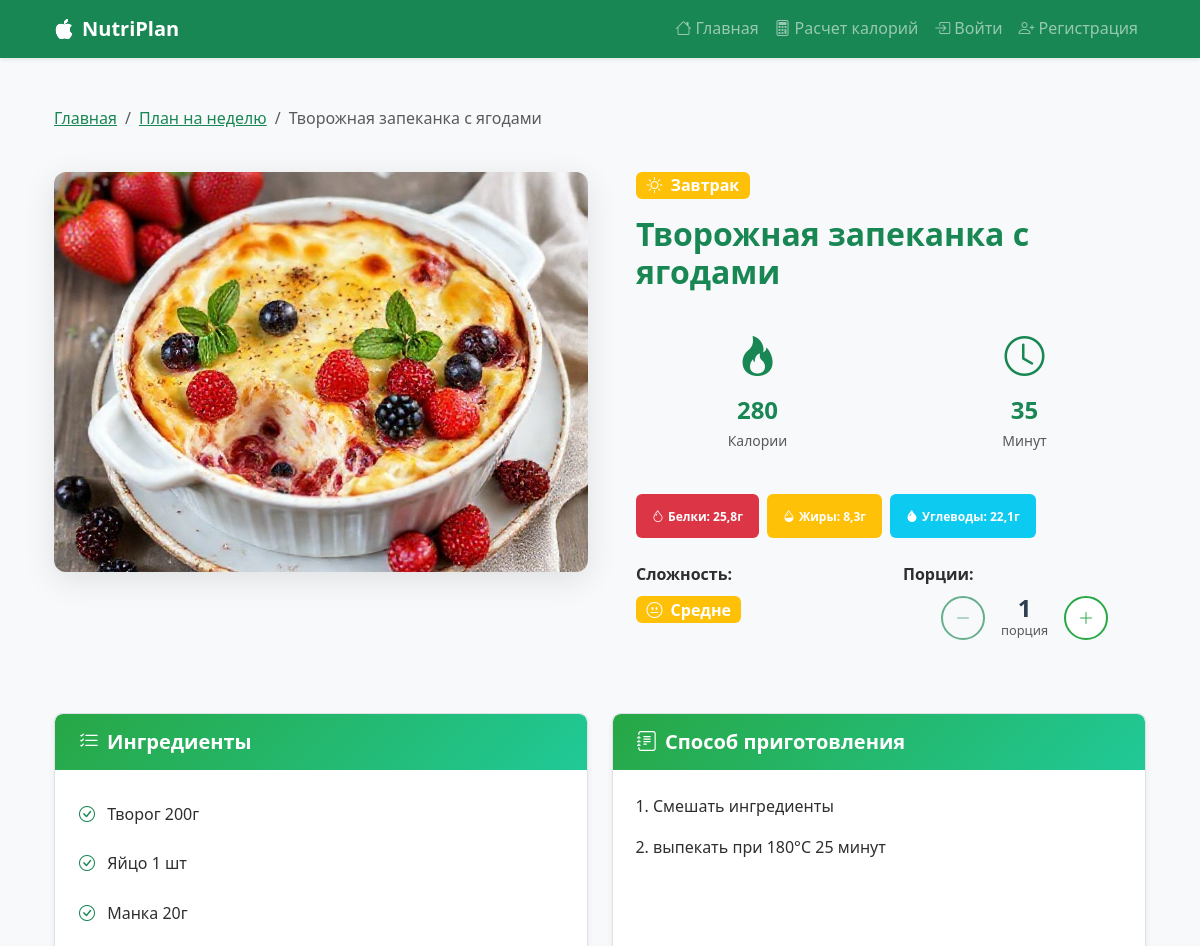
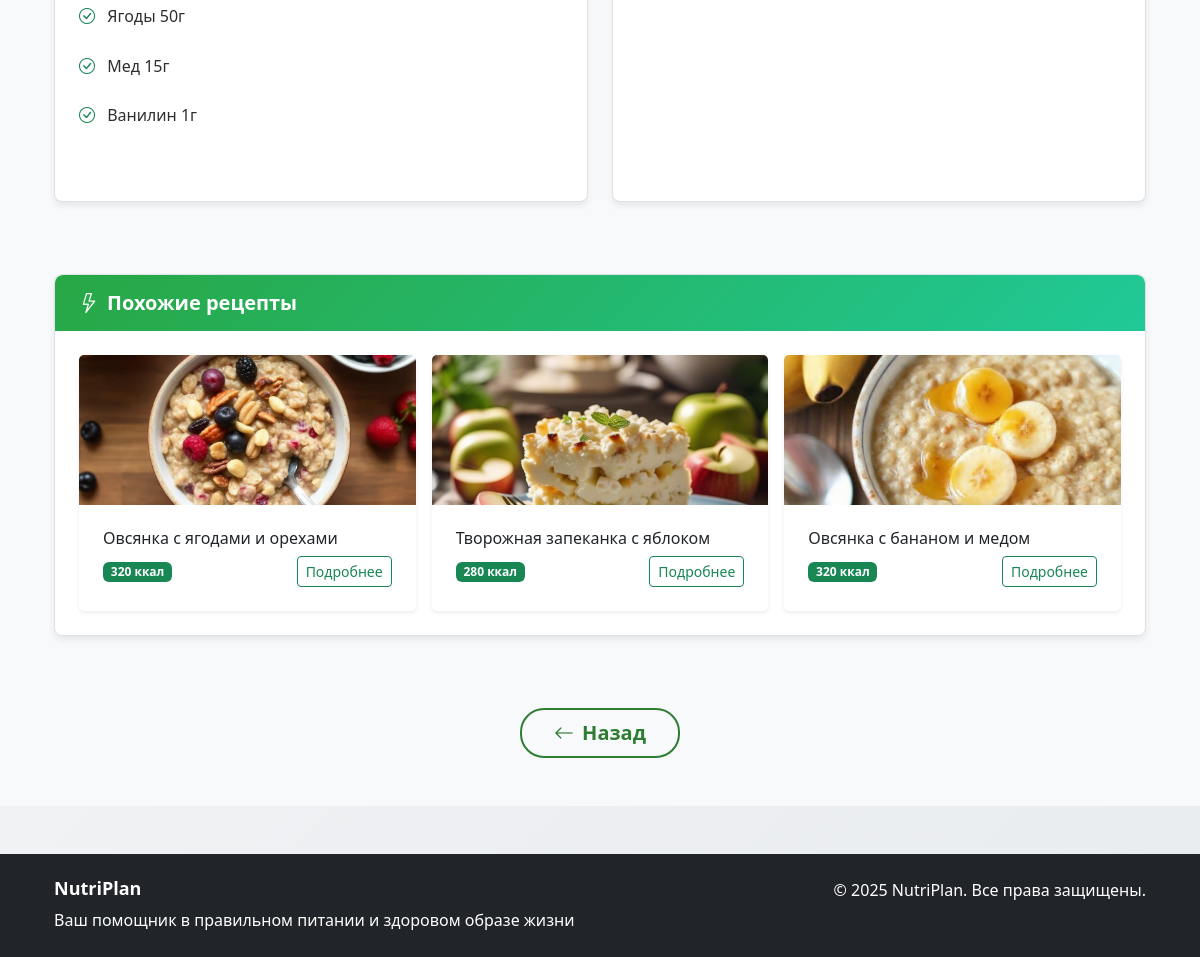
Page /recipe/10/ on the committed database (2 pictures, top to bottom).
### nutrition_app/models.py (models this page shows, shortened)
class Recipe(models.Model):
    MEAL_TYPES = [
        ('breakfast', 'Завтрак'),
        ('lunch', 'Обед'),
        ('snack', 'Перекус'),
        ('dinner', 'Ужин'),
    ]
    DIFFICULTY_CHOICES = [
        ('easy', 'Легко'),
        ('medium', 'Средне'),
        ('hard', 'Сложно')
    ]
    name = models.CharField(max_length=200, verbose_name="Название блюда")
    meal_type = models.CharField(
        max_length=20, choices=MEAL_TYPES, verbose_name="Тип приема пищи")
    calories = models.IntegerField(verbose_name="Калории")
    protein = models.DecimalField(
        max_digits=5, decimal_places=1, verbose_name="Белки (г)")
    fat = models.DecimalField(
        max_digits=5, decimal_places=1, verbose_name="Жиры (г)")
    carbs = models.DecimalField(
        max_digits=5, decimal_places=1, verbose_name="Углеводы (г)")
    ingredients = models.TextField(verbose_name="Ингредиенты")
    instructions = models.TextField(verbose_name="Инструкция приготовления")
    image = models.ImageField(
        upload_to='recipes/', blank=True, null=True, verbose_name="Изображение")
    cooking_time = models.IntegerField(
        default=15, verbose_name="Время приготовления (мин)")
    difficulty = models.CharField(
        max_length=20, choices=DIFFICULTY_CHOICES, default='easy', verbose_name="Сложность")
    base_portion = models.CharField(
        max_length=100, default="1 порция", verbose_name="Базовая порция")
    class Meta:
        verbose_name = "Рецепт"
        verbose_name_plural = "Рецепты"

### nutrition_app/views/recipe_views.py (the view)
# urls.py: path('recipe/<int:recipe_id>/', recipe_detail, name='recipe_detail'),
def recipe_detail(request, recipe_id):
    try:
        recipe = Recipe.objects.get(id=recipe_id)
    except Recipe.DoesNotExist:
        return render(request, 'nutrition_app/404.html', status=404)
    portions = int(request.GET.get('portions', 1))
    portions = max(1, min(portions, 10))
    day_key = request.GET.get('day_key') or request.session.get('current_day')
    adjusted_recipe = _adjust_portion(recipe, portions)
    similar_recipes = Recipe.objects.filter(
        meal_type=recipe.meal_type
    ).exclude(id=recipe.id)[:3]
    day_key = request.GET.get('day_key') or request.session.get('current_day')
    context = {
        'recipe': adjusted_recipe,
        'original_recipe': recipe,  # Сохраняем оригинальный рецепт для сброса
        'similar_recipes': similar_recipes,
        'current_portions': portions,
        'portion_range': range(1, 11),  # Для выпадающего списка
        'day_key': day_key,
    }
    return render(request, 'nutrition_app/recipe_detail.html', context)

### nutrition_app/views/utils.py (called while the page is built, shortened)
def _adjust_recipe_ingredients(ingredients_text, multiplier):
    if multiplier == 1:
        return ingredients_text

### nutrition_app/templates/nutrition_app/recipe_detail.html (shortened to what this page needs)
{% extends 'nutrition_app/base.html' %}
{% load static %}
{% load custom_filters %}
{% block content %}
<div class="container py-5">
    <div class="row mb-4">
        <div class="col-12">
            <nav aria-label="breadcrumb">
                <ol class="breadcrumb">
                    <li class="breadcrumb-item"><a href="{% url 'index' %}" class="text-success">Главная</a></li>
                    <li class="breadcrumb-item"><a href="{% url 'week_plan' %}" class="text-success">План на неделю</a></li>
                    <li class="breadcrumb-item active">{{ recipe.name }}</li>
                </ol>
            </nav>
        </div>
    </div>
    <div class="row mb-5">
        <div class="col-lg-6">
            <div class="recipe-image-container">
                {% if recipe.image %}
                    <div class="image-wrapper">
                        <img src="{{ recipe.image.url }}" alt="{{ recipe.name }}"
                             class="recipe-main-image img-fluid rounded shadow">
                    </div>
                {% endif %}
            </div>
        </div>
        <div class="col-lg-6">
            <div class="recipe-content ps-lg-4">
                <div class="mb-3">
                    <span class="badge
                        {% if recipe.meal_type == 'breakfast' %}bg-warning
                        {% elif recipe.meal_type == 'lunch' %}bg-success
                        {% elif recipe.meal_type == 'snack' %}bg-info
                        {% else %}bg-primary{% endif %} fs-6">
                        <i class="bi bi-{% if recipe.meal_type == 'breakfast' %}sun
                                      {% elif recipe.meal_type == 'lunch' %}cloud-sun
                                      {% elif recipe.meal_type == 'snack' %}cloud
                                      {% else %}moon{% endif %} me-1"></i>
                        {% if recipe.meal_type == 'breakfast' %}Завтрак
                        {% elif recipe.meal_type == 'lunch' %}Обед
                        {% elif recipe.meal_type == 'snack' %}Перекус
                        {% else %}Ужин{% endif %}
                    </span>
                </div>
                <h1 class="fw-bold text-success mb-3">{{ recipe.name }}</h1>
                <div class="row mb-4">
                    <div class="col-6">
                        <div class="text-center p-3 bg-light rounded h-100">
                            <i class="bi bi-fire fs-1 text-success mb-2 d-block"></i>
                            <h3 class="text-success fw-bold mb-1">{{ recipe.calories }}</h3>
                            <small class="text-muted">Калории</small>
                        </div>
                    </div>
                    <div class="col-6">
                        <div class="text-center p-3 bg-light rounded h-100">
                            <i class="bi bi-clock fs-1 text-success mb-2 d-block"></i>
                            <h3 class="text-success fw-bold mb-1">{{ recipe.cooking_time }}</h3>
                            <small class="text-muted">Минут</small>
                        </div>
                    </div>
                </div>
                <div class="mb-4">
                    <div class="d-flex flex-wrap gap-2">
                        <span class="badge bg-danger p-3">
                            <i class="bi bi-droplet me-1"></i>Белки: {{ recipe.protein }}г
                        </span>
                        <span class="badge bg-warning p-3">
                            <i class="bi bi-droplet-half me-1"></i>Жиры: {{ recipe.fat }}г
                        </span>
                        <span class="badge bg-info p-3">
                            <i class="bi bi-droplet-fill me-1"></i>Углеводы: {{ recipe.carbs }}г
                        </span>
                    </div>
                </div>
                <div class="row mb-4">
                    <div class="col-md-6 mb-3">
                        <strong class="d-block mb-2">Сложность:</strong>
                        <span class="badge {% if recipe.difficulty == 'easy' %}bg-success{% elif recipe.difficulty == 'medium' %}bg-warning{% else %}bg-danger{% endif %} fs-6">
                            <i class="bi bi-{% if recipe.difficulty == 'easy' %}emoji-smile{% elif recipe.difficulty == 'medium' %}emoji-neutral{% else %}emoji-frown{% endif %} me-1"></i>
                            {% if recipe.difficulty == 'easy' %}Легко
                            {% elif recipe.difficulty == 'medium' %}Средне
                            {% else %}Сложно{% endif %}
                        </span>
                    </div>
                    <div class="col-md-6">
                        <strong class="d-block mb-2">Порции:</strong>
                        <div class="portions-control-elegant">
                            <form method="get" class="d-flex align-items-center justify-content-center">
                                <button type="submit" name="portions" value="{{ current_portions|add:'-1' }}"
                                        class="btn btn-outline-success btn-control {% if current_portions <= 1 %}disabled{% endif %}"
                                        {% if current_portions <= 1 %}disabled{% endif %}>
                                    <i class="bi bi-dash-lg"></i>
                                </button>
                                <div class="portion-count mx-3">
                                    <span class="count fs-4 fw-bold">{{ current_portions }}</span>
                                    <div class="label small text-muted">порци{{ current_portions|pluralize:"я,и" }}</div>
                                </div>
                                <button type="submit" name="portions" value="{{ current_portions|add:'1' }}"
                                        class="btn btn-outline-success btn-control {% if current_portions >= 10 %}disabled{% endif %}"
                                        {% if current_portions >= 10 %}disabled{% endif %}>
                                    <i class="bi bi-plus-lg"></i>
                                </button>
                            </form>
                        </div>
                    </div>
                </div>
            </div>
        </div>
    </div>
    <div class="row">
        <div class="col-lg-6 mb-4">
            <div class="nutri-card h-100">
                <div class="card-header-custom">
                    <h4 class="mb-0">
                        <i class="bi bi-list-check me-2"></i>Ингредиенты
                    </h4>
                </div>
                <div class="card-body">
                    <ul class="list-unstyled">
                        {% for ingredient in recipe.ingredients.splitlines %}
                            {% if ingredient.strip %}
                                <li class="mb-2">
                                    <i class="bi bi-check-circle text-success me-2"></i>
                                    {{ ingredient.strip }}
                                </li>
                            {% endif %}
                        {% endfor %}
                    </ul>
                </div>
            </div>
        </div>
        <div class="col-lg-6 mb-4">
            <div class="nutri-card h-100">
                <div class="card-header-custom">
                    <h4 class="mb-0">
                        <i class="bi bi-journal-text me-2"></i>Способ приготовления
                    </h4>
                </div>
                <div class="card-body">
                    <ol class="ps-3">
                        {% for step in recipe.instructions.splitlines %}
                            {% if step.strip %}
                                <li class="mb-3">{{ step.strip }}</li>
                            {% endif %}
                        {% endfor %}
                    </ol>
                </div>
            </div>
        </div>
    </div>
    {% if similar_recipes %}
    <div class="row mt-5">
        <div class="col-12">
            <div class="nutri-card">
                <div class="card-header-custom">
                    <h4 class="mb-0">
                        <i class="bi bi-lightning me-2"></i>Похожие рецепты
                    </h4>
                </div>
                <div class="card-body">
                    <div class="row g-3">
                        {% for similar in similar_recipes %}
                        <div class="col-md-4">
                            <div class="card h-100 border-0 shadow-sm">
                                {% if similar.image %}
                                    <img src="{{ similar.image.url }}" class="card-img-top" alt="{{ similar.name }}" style="height: 150px; object-fit: cover;">
                                {% endif %}
                                <div class="card-body">
                                    <h6 class="card-title">{{ similar.name }}</h6>
                                    <div class="d-flex justify-content-between align-items-center">
                                        <span class="badge bg-success">{{ similar.calories }} ккал</span>
                                        <a href="{% url 'recipe_detail' similar.id %}" class="btn btn-sm btn-outline-success">Подробнее</a>
                                    </div>
                                </div>
                            </div>
                        </div>
                        {% endfor %}
                    </div>
                </div>
            </div>
        </div>
    </div>
    {% endif %}
    <div class="row mt-5">
        <div class="col-12 text-center">
            <a href="{% url 'day_plan' day_key %}" class="btn btn-nutri-outline btn-lg">
                <i class="bi bi-arrow-left me-2"></i>Назад
            </a>
        </div>
    </div>
</div>
{% endblock %}

### nutrition_app/static/nutrition_app/css/style.css (style rules this page uses)
:root { --primary-color: #2e7d32; --primary-dark: #1b5e20; --primary-light: #4caf50; --secondary-color: #81c784; --accent-color: #ffb74d; --light-bg: #f8f9fa; --text-dark: #2e2e2e; --text-muted: #6c757d; --border-color: #e9ecef; --space-xs: 0.5rem; --space-sm: 1rem; --space-md: 1.5rem; --space-lg: 2rem; --space-xl: 3rem; --space-xxl: 4rem; --radius-sm: 0.5rem; --radius-md: 0.75rem; --radius-lg: 1rem; --radius-xl: 1.5rem; --shadow-sm: 0 2px 4px rgba(0, 0, 0, 0.05); --shadow-md: 0 4px 6px rgba(0, 0, 0, 0.07); --shadow-lg: 0 8px 25px rgba(0, 0, 0, 0.1); --shadow-hover: 0 12px 40px rgba(0, 0, 0, 0.15); --transition-fast: 0.2s ease; --transition-base: 0.3s ease; --transition-slow: 0.5s ease; }
* { box-sizing: border-box; }
body { font-family: "Segoe UI", system-ui, -apple-system, sans-serif; background: linear-gradient(135deg, #f8f9fa 0%, #e9ecef 100%); line-height: 1.6; color: var(--text-dark); margin: 0; padding: 0; }
.container { padding-left: var(--space-sm); padding-right: var(--space-sm); }
@media (min-width: 768px) { .container { padding-left: var(--space-md); padding-right: var(--space-md); } }
h1, .h1 { font-size: 2rem; margin-bottom: var(--space-md); }
h3, .h3 { font-size: 1.5rem; margin-bottom: var(--space-sm); }
h4, .h4 { font-size: 1.25rem; margin-bottom: var(--space-xs); }
h6, .h6 { font-size: 1rem; margin-bottom: var(--space-xs); }
.nutri-card { border: none; border-radius: var(--radius-lg); box-shadow: var(--shadow-md); transition: all var(--transition-base); background: white; overflow: hidden; margin-bottom: var(--space-md); }
.card-header-custom { background: linear-gradient(135deg, var(--primary-color), var(--secondary-color)); color: white; border-radius: var(--radius-lg) var(--radius-lg) 0 0 !important; padding: var(--space-md); }
.card-body { padding: var(--space-md); }
.btn-nutri-outline { border: 2px solid var(--primary-color); color: var(--primary-color); background: transparent; padding: var(--space-xs) var(--space-lg); border-radius: var(--radius-xl); font-weight: 600; transition: all var(--transition-base); }
.list-unstyled li { margin-bottom: var(--space-xs); padding: var(--space-xs) 0; }
.list-unstyled li:last-child { margin-bottom: 0; }

### nutrition_app/templates/nutrition_app/recipe_detail.html (style rules this page uses)
.recipe-image-container { position: relative; }
.image-wrapper { border-radius: 12px; overflow: hidden; box-shadow: 0 8px 32px rgba(0,0,0,0.1); }
.recipe-main-image { width: 100%; height: 400px; object-fit: cover; display: block; }
.btn-control { width: 44px; height: 44px; border-radius: 50%; border: 2px solid #28a745; background: white; color: #28a745; display: flex; align-items: center; justify-content: center; transition: all 0.3s ease; }
.portion-count { text-align: center; }
.portion-count .count { font-size: 1.8rem; font-weight: 700; color: #2c3e50; display: block; line-height: 1; }
.portion-count .label { font-size: 0.8rem; color: #7f8c8d; }
.nutri-card { border: 1px solid #dee2e6; border-radius: 0.5rem; background: white; }
.card-header-custom { background: linear-gradient(135deg, #28a745, #20c997); color: white; padding: 1rem 1.5rem; border-radius: 0.5rem 0.5rem 0 0 !important; }
.card-header-custom h4 { margin: 0; font-weight: 600; }

### rows in the picture
Recipe: name "Творожная запеканка с ягодами", image (picture), calories "280", cooking_time "35", protein "25,8", fat "8,3", carbs "22,1"
Recipe: image (picture), name "Овсянка с ягодами и орехами", calories "320"
Recipe: image (picture), name "Творожная запеканка с яблоком", calories "280"
Recipe: image (picture), name "Овсянка с бананом и медом", calories "320"

### other values in the picture
{{ current_portions }} "1"
{{ ingredient.strip }} "Творог 200г" "Яйцо 1 шт" "Манка 20г" "Ягоды 50г" "Мед 15г" "Ванилин 1г"
{{ step.strip }} "Смешать ингредиенты" "выпекать при 180°C 25 минут"
